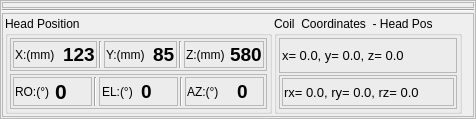
     <widget class="QFrame" name="frame_3">
      <property name="sizePolicy">
       <sizepolicy hsizetype="Expanding" vsizetype="Expanding">
        <horstretch>0</horstretch>
        <verstretch>0</verstretch>
       </sizepolicy>
      </property>
      <property name="frameShape">
       <enum>QFrame::StyledPanel</enum>
      </property>
      <property name="frameShadow">
       <enum>QFrame::Raised</enum>
      </property>
      <layout class="QVBoxLayout" name="verticalLayout_2">
       <property name="spacing">
        <number>1</number>
       </property>
       <property name="leftMargin">
        <number>1</number>
       </property>
       <property name="topMargin">
        <number>1</number>
       </property>
       <property name="rightMargin">
        <number>1</number>
       </property>
       <property name="bottomMargin">
        <number>1</number>
       </property>
       <item>
        <widget class="QFrame" name="frame_9">
         <property name="sizePolicy">
          <sizepolicy hsizetype="Preferred" vsizetype="Expanding">
           <horstretch>0</horstretch>
           <verstretch>0</verstretch>
          </sizepolicy>
         </property>
         <property name="frameShape">
          <enum>QFrame::StyledPanel</enum>
         </property>
         <property name="frameShadow">
          <enum>QFrame::Raised</enum>
         </property>
         <layout class="QGridLayout" name="gridLayout">
          <property name="leftMargin">
           <number>2</number>
          </property>
          <property name="topMargin">
           <number>2</number>
          </property>
          <property name="rightMargin">
           <number>2</number>
          </property>
          <property name="bottomMargin">
           <number>2</number>
          </property>
          <property name="spacing">
           <number>2</number>
          </property>
          <item row="0" column="0">
           <layout class="QVBoxLayout" name="verticalLayout_23"/>
          </item>
         </layout>
        </widget>
       </item>
       <item>
        <widget class="Line" name="line_9">
         <property name="orientation">
          <enum>Qt::Horizontal</enum>
         </property>
        </widget>
       </item>
       <item>
        <widget class="QFrame" name="frame_8">
         <property name="frameShape">
          <enum>QFrame::StyledPanel</enum>
         </property>
         <property name="frameShadow">
          <enum>QFrame::Raised</enum>
         </property>
         <layout class="QHBoxLayout" name="horizontalLayout_8">
          <property name="spacing">
           <number>2</number>
          </property>
          <property name="leftMargin">
           <number>2</number>
          </property>
          <property name="topMargin">
           <number>2</number>
          </property>
          <property name="rightMargin">
           <number>2</number>
          </property>
          <property name="bottomMargin">
           <number>2</number>
          </property>
          <item>
           <widget class="QGroupBox" name="groupBox_HeadPosition">
            <property name="title">
             <string>Head Position</string>
            </property>
            <layout class="QVBoxLayout" name="verticalLayout_3">
             <property name="spacing">
              <number>3</number>
             </property>
             <property name="leftMargin">
              <number>2</number>
             </property>
             <property name="topMargin">
              <number>2</number>
             </property>
             <property name="rightMargin">
              <number>2</number>
             </property>
             <property name="bottomMargin">
              <number>2</number>
             </property>
             <item>
              <widget class="QFrame" name="frame_12">
               <property name="frameShape">
                <enum>QFrame::StyledPanel</enum>
               </property>
               <property name="frameShadow">
                <enum>QFrame::Raised</enum>
               </property>
               <layout class="QHBoxLayout" name="horizontalLayout_10">
                <property name="spacing">
                 <number>2</number>
                </property>
                <property name="leftMargin">
                 <number>2</number>
                </property>
                <property name="topMargin">
                 <number>2</number>
                </property>
                <property name="rightMargin">
                 <number>2</number>
                </property>
                <property name="bottomMargin">
                 <number>2</number>
                </property>
                <item>
                 <widget class="QFrame" name="frame_16">
                  <property name="minimumSize">
                   <size>
                    <width>72</width>
                    <height>0</height>
                   </size>
                  </property>
                  <property name="frameShape">
                   <enum>QFrame::StyledPanel</enum>
                  </property>
                  <property name="frameShadow">
                   <enum>QFrame::Raised</enum>
                  </property>
                  <layout class="QHBoxLayout" name="horizontalLayout_11">
                   <property name="spacing">
                    <number>5</number>
                   </property>
                   <property name="leftMargin">
                    <number>1</number>
                   </property>
                   <property name="topMargin">
                    <number>1</number>
                   </property>
                   <property name="rightMargin">
                    <number>1</number>
                   </property>
                   <property name="bottomMargin">
                    <number>1</number>
                   </property>
                   <item>
                    <widget class="QLabel" name="label_6">
                     <property name="text">
                      <string>X:(mm) </string>
                     </property>
                    </widget>
                   </item>
                   <item>
                    <widget class="QLabel" name="label_hx">
                     <property name="font">
                      <font>
                       <pointsize>14</pointsize>
                       <weight>75</weight>
                       <bold>true</bold>
                      </font>
                     </property>
                     <property name="text">
                      <string>123</string>
                     </property>
                    </widget>
                   </item>
                  </layout>
                 </widget>
                </item>
                <item>
                 <widget class="Line" name="line">
                  <property name="orientation">
                   <enum>Qt::Vertical</enum>
                  </property>
                 </widget>
                </item>
                <item>
                 <widget class="QFrame" name="frame_18">
                  <property name="minimumSize">
                   <size>
                    <width>72</width>
                    <height>0</height>
                   </size>
                  </property>
                  <property name="frameShape">
                   <enum>QFrame::StyledPanel</enum>
                  </property>
                  <property name="frameShadow">
                   <enum>QFrame::Raised</enum>
                  </property>
                  <layout class="QHBoxLayout" name="horizontalLayout_12">
                   <property name="spacing">
                    <number>5</number>
                   </property>
                   <property name="leftMargin">
                    <number>1</number>
                   </property>
                   <property name="topMargin">
                    <number>1</number>
                   </property>
                   <property name="rightMargin">
                    <number>1</number>
                   </property>
                   <property name="bottomMargin">
                    <number>1</number>
                   </property>
                   <item>
                    <widget class="QLabel" name="label_8">
                     <property name="text">
                      <string>Y:(mm) </string>
                     </property>
                    </widget>
                   </item>
                   <item>
                    <widget class="QLabel" name="label_hy">
                     <property name="font">
                      <font>
                       <pointsize>14</pointsize>
                       <weight>75</weight>
                       <bold>true</bold>
                      </font>
                     </property>
                     <property name="text">
                      <string>85</string>
                     </property>
                    </widget>
                   </item>
                  </layout>
                 </widget>
                </item>
                <item>
                 <widget class="Line" name="line_2">
                  <property name="orientation">
                   <enum>Qt::Vertical</enum>
                  </property>
                 </widget>
                </item>
                <item>
                 <widget class="QFrame" name="frame_17">
                  <property name="minimumSize">
                   <size>
                    <width>72</width>
                    <height>0</height>
                   </size>
                  </property>
                  <property name="frameShape">
                   <enum>QFrame::StyledPanel</enum>
                  </property>
                  <property name="frameShadow">
                   <enum>QFrame::Raised</enum>
                  </property>
                  <layout class="QHBoxLayout" name="horizontalLayout_13">
                   <property name="spacing">
                    <number>5</number>
                   </property>
                   <property name="leftMargin">
                    <number>1</number>
                   </property>
                   <property name="topMargin">
                    <number>1</number>
                   </property>
                   <property name="rightMargin">
                    <number>1</number>
                   </property>
                   <property name="bottomMargin">
                    <number>1</number>
                   </property>
                   <item>
                    <widget class="QLabel" name="label_12">
                     <property name="text">
                      <string>Z:(mm)</string>
                     </property>
                    </widget>
                   </item>
                   <item>
                    <widget class="QLabel" name="label_hz">
                     <property name="font">
                      <font>
                       <pointsize>14</pointsize>
                       <weight>75</weight>
                       <bold>true</bold>
                      </font>
                     </property>
                     <property name="text">
                      <string>580</string>
                     </property>
                    </widget>
                   </item>
                  </layout>
                 </widget>
                </item>
               </layout>
              </widget>
             </item>
             <item>
              <widget class="QFrame" name="frame_13">
               <property name="frameShape">
                <enum>QFrame::StyledPanel</enum>
               </property>
               <property name="frameShadow">
                <enum>QFrame::Raised</enum>
               </property>
               <layout class="QHBoxLayout" name="horizontalLayout_9">
                <property name="spacing">
                 <number>2</number>
                </property>
                <property name="leftMargin">
                 <number>2</number>
                </property>
                <property name="topMargin">
                 <number>2</number>
                </property>
                <property name="rightMargin">
                 <number>2</number>
                </property>
                <property name="bottomMargin">
                 <number>2</number>
                </property>
                <item>
                 <widget class="QFrame" name="frame_21">
                  <property name="minimumSize">
                   <size>
                    <width>72</width>
                    <height>0</height>
                   </size>
                  </property>
                  <property name="frameShape">
                   <enum>QFrame::StyledPanel</enum>
                  </property>
                  <property name="frameShadow">
                   <enum>QFrame::Raised</enum>
                  </property>
                  <layout class="QHBoxLayout" name="horizontalLayout_14">
                   <property name="spacing">
                    <number>5</number>
                   </property>
                   <property name="leftMargin">
                    <number>1</number>
                   </property>
                   <property name="topMargin">
                    <number>1</number>
                   </property>
                   <property name="rightMargin">
                    <number>1</number>
                   </property>
                   <property name="bottomMargin">
                    <number>1</number>
                   </property>
                   <item>
                    <widget class="QLabel" name="label_15">
                     <property name="text">
                      <string>RO:(°)</string>
                     </property>
                    </widget>
                   </item>
                   <item>
                    <widget class="QLabel" name="label_head_rx2">
                     <property name="font">
                      <font>
                       <pointsize>16</pointsize>
                       <weight>75</weight>
                       <bold>true</bold>
                      </font>
                     </property>
                     <property name="text">
                      <string>0</string>
                     </property>
                    </widget>
                   </item>
                  </layout>
                 </widget>
                </item>
                <item>
                 <widget class="Line" name="line_3">
                  <property name="orientation">
                   <enum>Qt::Vertical</enum>
                  </property>
                 </widget>
                </item>
                <item>
                 <widget class="QFrame" name="frame_19">
                  <property name="minimumSize">
                   <size>
                    <width>72</width>
                    <height>0</height>
                   </size>
                  </property>
                  <property name="frameShape">
                   <enum>QFrame::StyledPanel</enum>
                  </property>
                  <property name="frameShadow">
                   <enum>QFrame::Raised</enum>
                  </property>
                  <layout class="QHBoxLayout" name="horizontalLayout_15">
                   <property name="spacing">
                    <number>5</number>
                   </property>
                   <property name="leftMargin">
                    <number>2</number>
                   </property>
                   <property name="topMargin">
                    <number>2</number>
                   </property>
                   <property name="rightMargin">
                    <number>2</number>
                   </property>
                   <property name="bottomMargin">
                    <number>2</number>
                   </property>
                   <item>
                    <widget class="QLabel" name="label_18">
                     <property name="text">
                      <string>EL:(°)</string>
                     </property>
                    </widget>
                   </item>
                   <item>
                    <widget class="QLabel" name="label_head_ry2">
                     <property name="font">
                      <font>
                       <pointsize>14</pointsize>
                       <weight>75</weight>
                       <bold>true</bold>
                      </font>
                     </property>
                     <property name="text">
                      <string>0</string>
                     </property>
                    </widget>
                   </item>
                  </layout>
                 </widget>
                </item>
                <item>
                 <widget class="Line" name="line_4">
                  <property name="orientation">
                   <enum>Qt::Vertical</enum>
                  </property>
                 </widget>
                </item>
                <item>
                 <widget class="QFrame" name="frame_20">
                  <property name="minimumSize">
                   <size>
                    <width>72</width>
                    <height>0</height>
                   </size>
                  </property>
                  <property name="frameShape">
                   <enum>QFrame::StyledPanel</enum>
                  </property>
                  <property name="frameShadow">
                   <enum>QFrame::Raised</enum>
                  </property>
                  <layout class="QHBoxLayout" name="horizontalLayout_16">
                   <property name="spacing">
                    <number>5</number>
                   </property>
                   <property name="leftMargin">
                    <number>1</number>
                   </property>
                   <property name="topMargin">
                    <number>1</number>
                   </property>
                   <property name="rightMargin">
                    <number>1</number>
                   </property>
                   <property name="bottomMargin">
                    <number>1</number>
                   </property>
                   <item>
                    <widget class="QLabel" name="label_21">
                     <property name="minimumSize">
                      <size>
                       <width>45</width>
                       <height>0</height>
                      </size>
                     </property>
                     <property name="text">
                      <string>AZ:(°)</string>
                     </property>
                    </widget>
                   </item>
                   <item>
                    <widget class="QLabel" name="label_head_rz2">
                     <property name="font">
                      <font>
                       <pointsize>14</pointsize>
                       <weight>75</weight>
                       <bold>true</bold>
                      </font>
                     </property>
                     <property name="text">
                      <string>0</string>
                     </property>
                    </widget>
                   </item>
                  </layout>
                 </widget>
                </item>
               </layout>
              </widget>
             </item>
            </layout>
           </widget>
          </item>
          <item>
           <widget class="QGroupBox" name="groupBox_TriggerPoint">
            <property name="title">
             <string>Coil  Coordinates  - Head Pos</string>
            </property>
            <layout class="QVBoxLayout" name="verticalLayout_5">
             <property name="spacing">
              <number>2</number>
             </property>
             <property name="leftMargin">
              <number>2</number>
             </property>
             <property name="topMargin">
              <number>2</number>
             </property>
             <property name="rightMargin">
              <number>2</number>
             </property>
             <property name="bottomMargin">
              <number>2</number>
             </property>
             <item>
              <widget class="QFrame" name="frame_22">
               <property name="frameShape">
                <enum>QFrame::StyledPanel</enum>
               </property>
               <property name="frameShadow">
                <enum>QFrame::Raised</enum>
               </property>
               <layout class="QHBoxLayout" name="horizontalLayout_17">
                <property name="spacing">
                 <number>2</number>
                </property>
                <property name="leftMargin">
                 <number>2</number>
                </property>
                <property name="topMargin">
                 <number>2</number>
                </property>
                <property name="rightMargin">
                 <number>2</number>
                </property>
                <property name="bottomMargin">
                 <number>2</number>
                </property>
                <item>
                 <widget class="QLabel" name="label_robot_pos">
                  <property name="font">
                   <font>
                    <pointsize>10</pointsize>
                   </font>
                  </property>
                  <property name="text">
                   <string>x= 0.0, y= 0.0, z= 0.0</string>
                  </property>
                 </widget>
                </item>
               </layout>
              </widget>
             </item>
             <item>
              <widget class="QFrame" name="frame_26">
               <property name="frameShape">
                <enum>QFrame::StyledPanel</enum>
               </property>
               <property name="frameShadow">
                <enum>QFrame::Raised</enum>
               </property>
               <layout class="QHBoxLayout" name="horizontalLayout_21">
                <property name="spacing">
                 <number>2</number>
                </property>
                <property name="leftMargin">
                 <number>2</number>
                </property>
                <property name="topMargin">
                 <number>2</number>
                </property>
                <property name="rightMargin">
                 <number>2</number>
                </property>
                <property name="bottomMargin">
                 <number>2</number>
                </property>
                <item>
                 <widget class="QFrame" name="frame_27">
                  <property name="minimumSize">
                   <size>
                    <width>72</width>
                    <height>0</height>
                   </size>
                  </property>
                  <property name="frameShape">
                   <enum>QFrame::StyledPanel</enum>
                  </property>
                  <property name="frameShadow">
                   <enum>QFrame::Raised</enum>
                  </property>
                  <layout class="QHBoxLayout" name="horizontalLayout_22">
                   <property name="spacing">
                    <number>5</number>
                   </property>
                   <property name="leftMargin">
                    <number>1</number>
                   </property>
                   <property name="topMargin">
                    <number>1</number>
                   </property>
                   <property name="rightMargin">
                    <number>1</number>
                   </property>
                   <property name="bottomMargin">
                    <number>1</number>
                   </property>
                   <item>
                    <widget class="QLabel" name="label_robot_ang">
                     <property name="font">
                      <font>
                       <pointsize>10</pointsize>
                      </font>
                     </property>
                     <property name="text">
                      <string>rx= 0.0, ry= 0.0, rz= 0.0</string>
                     </property>
                    </widget>
                   </item>
                  </layout>
                 </widget>
                </item>
               </layout>
              </widget>
             </item>
            </layout>
           </widget>
          </item>
          <item alignment="Qt::AlignBottom">
           <widget class="QLabel" name="label_20">
            <property name="minimumSize">
             <size>
              <width>0</width>
              <height>0</height>
             </size>
            </property>
            <property name="maximumSize">
             <size>
              <width>85</width>
              <height>50</height>
             </size>
            </property>
            <property name="baseSize">
             <size>
              <width>0</width>
              <height>0</height>
             </size>
            </property>
            <property name="autoFillBackground">
             <bool>false</bool>
            </property>
            <property name="frameShape">
             <enum>QFrame::NoFrame</enum>
            </property>
            <property name="frameShadow">
             <enum>QFrame::Plain</enum>
            </property>
            <property name="midLineWidth">
             <number>0</number>
            </property>
            <property name="text">
             <string/>
            </property>
            <property name="pixmap">
             <pixmap>images/Gsegal 1.png</pixmap>
            </property>
            <property name="scaledContents">
             <bool>true</bool>
            </property>
            <property name="alignment">
             <set>Qt::AlignBottom|Qt::AlignHCenter</set>
            </property>
            <property name="wordWrap">
             <bool>false</bool>
            </property>
            <property name="margin">
             <number>0</number>
            </property>
           </widget>
          </item>
         </layout>
        </widget>
       </item>
      </layout>
     </widget>
